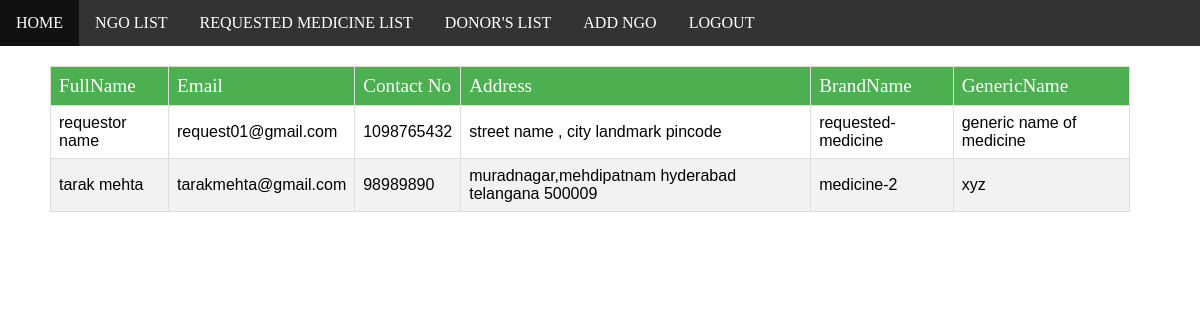
Page /admin-donlist on the committed database.
### tables this page shows
CREATE TABLE "req" (
	"name"	TEXT NOT NULL,
	"email"	TEXT NOT NULL,
	"num"	NUMERIC NOT NULL,
	"addr"	TEXT NOT NULL,
	"med"	TEXT NOT NULL,
	"gen"	TEXT NOT NULL,
	"quantity"	TEXT NOT NULL
);

### app.py (the view)
@app.route('/admin-donlist')
def admindon_list():
   conn = sqlite3.connect("newdb.db")
   conn.row_factory = sqlite3.Row
   cur = conn.cursor()
   cur.execute("select * FROM req")
   rows = cur.fetchall()
   conn.close()
   return render_template("admin_donlist.html",rows = rows)

### templates/admin_donlist.html (shortened to what this page needs)
{% include 'adminnav.html' %}
{% block content %}
<html>
   <head>
   </head>
   <body>
      <table id="customers">
         <thead>
            <td>FullName</td>
            <td>Email</td>
            <td>Contact No</td>
            <td>Address</td>
            <td>BrandName</td>
            <td>GenericName</td>
         </thead>
         {% for row in rows %}
            <tr>
               <td> {{ row["name"]}}</td>
               <td> {{ row["email"]}}</td>
               <td> {{ row["num"]}}</td>
               <td> {{ row["addr"]}}</td>
               <td> {{ row["med"]}}</td>
               <td> {{ row["gen"]}}</td>
            </tr>
         {% endfor %}
      </table>
   </body>
</html>
{% endblock %}

### static/css/style.css (style rules this page uses)
body { margin: 0; padding: 0; }

### templates/adminnav.html (style rules this page uses)
body { background-image:url(../static/img/med20.jpg); background-attachment: fixed; background-repeat: no-repeat; background-size: cover; }

### templates/admin_donlist.html (style rules this page uses)
body { background-image:url(../static/img/med20.jpg); background-attachment: fixed; background-repeat: no-repeat; background-size: cover; }
#customers { font-family: "Trebuchet MS", Arial, Helvetica, sans-serif; border-collapse: collapse; width: 90%; margin-top: 20px; margin-left: 50px; }
#customers thead { background-color: #4CAF50; color: white; font-size: larger; font-family: 'Times New Roman'; }
#customers td, #customers th { border: 1px solid #ddd; padding: 8px; }
#customers tr:nth-child(even) { background-color: #f2f2f2; }

### rows in the picture
req: name "requestor name", email "request01@gmail.com", num "1098765432", addr "street name , city landmark pincode", med "requested-medicine", gen "generic name of medicine"
req: name "tarak mehta", email "tarakmehta@gmail.com", num "98989890", addr "muradnagar,mehdipatnam hyderabad telangana 500009", med "medicine-2", gen "xyz"
